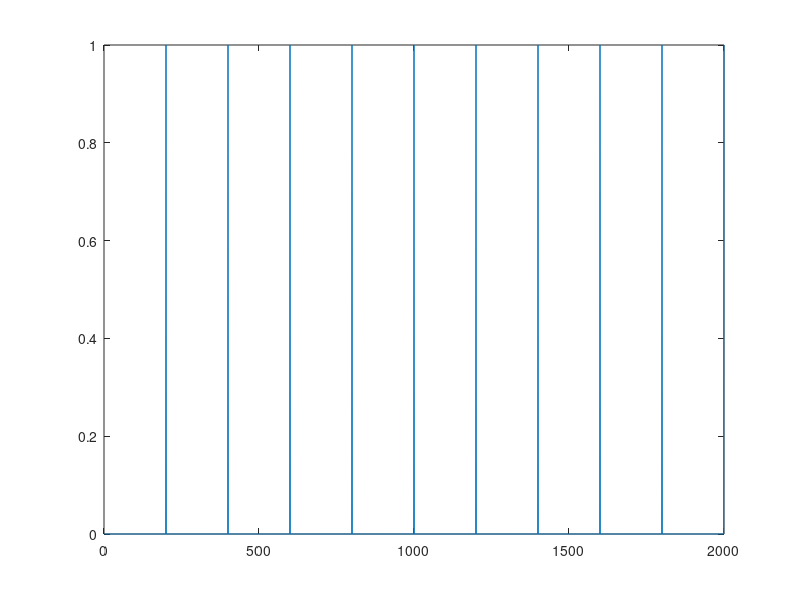
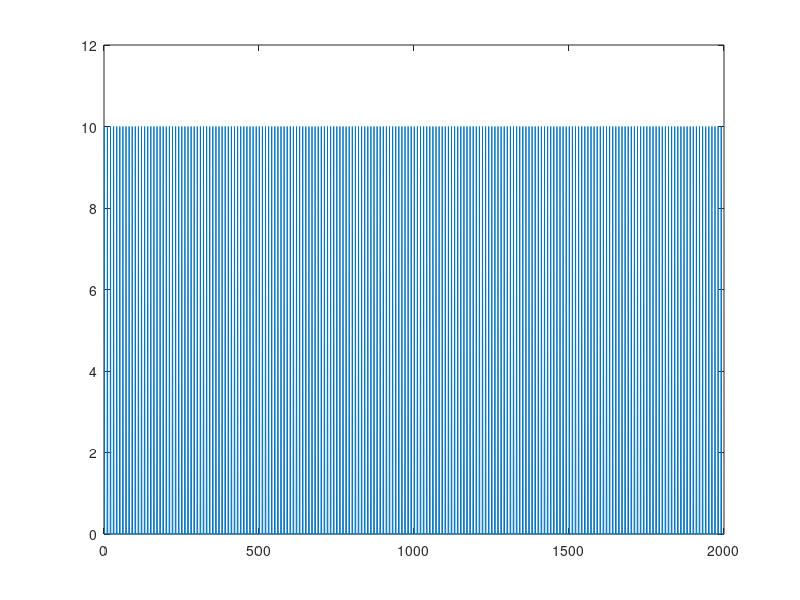
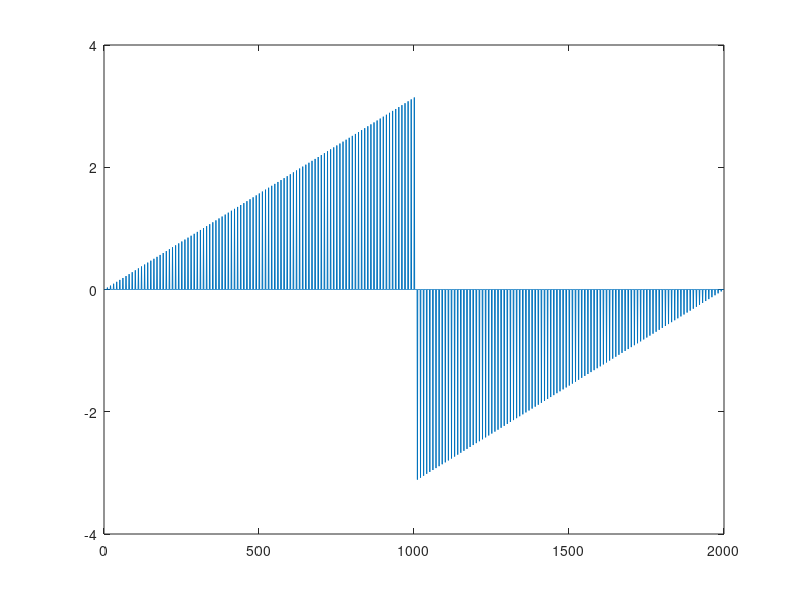
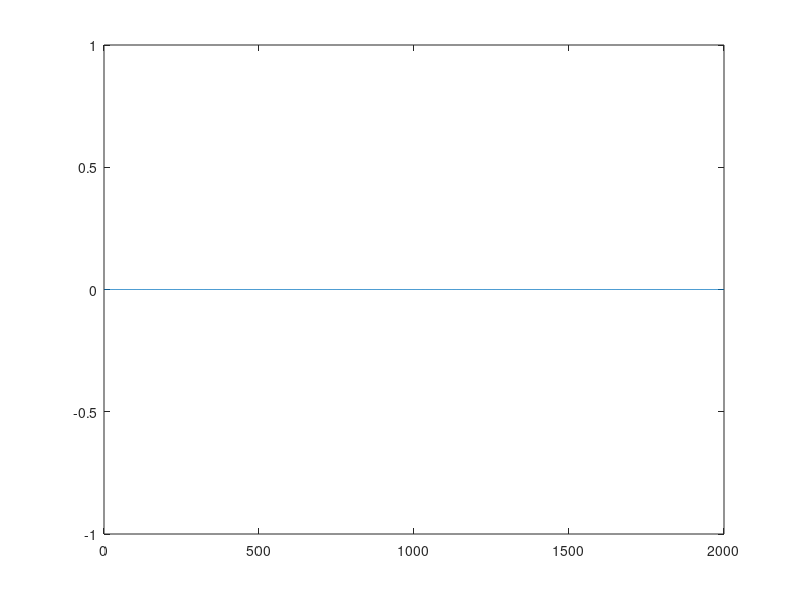

MATLAB code for these plots, in order:
%prepare the global paremeters and variables for the program
length=10;% total length of rectangle window
orig_sig = rectwin(length);% the original signal in discrete form
f=100;% sampling frequency
T=1/f;% period
sampling_sig=zeros(2*f*length,1);% generate the sampling signal
for i=1:1000
    sampling_sig(2*i)=1;%sample every 0.01 seconds. For an array of length 2000, we sample at the even indexes
end

%codes for q1
sig = zeros(2*f*length,1);%formulate the original signal into the same format as sampling signal
for i=1:length
    sig(i*f*2)=orig_sig(i);%the original signal should take value one at ten points only
end
orig_sampled=zeros(2000,1);
for i=1:2000
    orig_sampled(i)=sig(i)*sampling_sig(i);
end
orig_sampled_fft=fft(orig_sampled);

%codes for q2
shifted=zeros(2000,1);
for i=1:10
    shifted(2*f*i-1)=sig(i*f*2);%shift the original signal left for 0.5*T
end
shifted_sampled=zeros(2000,1);
for i=1:2000
    shifted_sampled(i)=shifted(i)*sampling_sig(i);
end
shifted_sampled_fft=fft(shifted_sampled);

%codes for q3
[a1,a2] = buttord(0.5,0.9,1,20);
[b1,b2] = butter(a1,a2,'low');
filtered = filter(b1,b2,shifted);%generate the filterd signal for question3
filtered_sampled=zeros(2000,1);
for i=1:2000
    filtered_sampled(i)=filtered(i)*sampling_sig(i);
end
filtered_sampled_fft=fft(filtered_sampled);

%save the pictures
saveas(plot(orig_sampled),'./figures/q1 time domain.jpg','jpg')
saveas(plot(abs(orig_sampled_fft)),'./figures/q1 amplitude.jpg','jpg')
saveas(plot(angle(orig_sampled_fft)),'./figures/q1 angle.jpg','jpg')
saveas(plot(shifted_sampled),'./figures/q2 time domain.jpg','jpg')
saveas(plot(abs(shifted_sampled_fft)),'./figures/q2 amplitude.jpg','jpg')
saveas(plot(angle(shifted_sampled_fft)),'./figures/q2 angle.jpg','jpg')
saveas(plot(filtered_sampled),'./figures/q3 time domain.jpg','jpg')
saveas(plot(abs(filtered_sampled_fft)),'./figures/q3 amplitude.jpg','jpg')
saveas(plot(angle(filtered_sampled_fft)),'./figures/q3 angle.jpg','jpg')

%show the result
subplot(331),plot(orig_sampled),title('q1 time domain');
subplot(332),plot(abs(orig_sampled_fft)),title('q1 amplitude');
subplot(333),plot(angle(orig_sampled_fft)),title('q1 angle');

subplot(334),plot(shifted_sampled),title('q2 time domain');
subplot(335),plot(abs(shifted_sampled_fft)),title('q2 amplitude');
subplot(336),plot(angle(shifted_sampled_fft)),title('q2 angle');

subplot(337),plot(filtered_sampled),title('q3 time domain');
subplot(338),plot(abs(filtered_sampled_fft)),title('q3 amplitude');
subplot(339),plot(angle(filtered_sampled_fft)),title('q3 angle');

saveas(gcf,'./figures/all_results.jpg','jpg')



